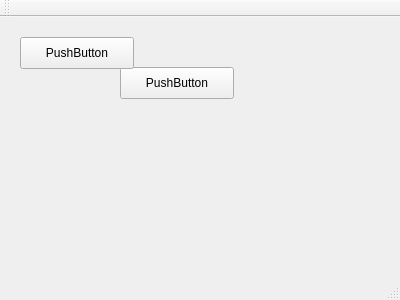
<?xml version="1.0" encoding="UTF-8"?>
<ui version="4.0">
 <class>MainWindow</class>
 <widget class="QMainWindow" name="MainWindow">
  <property name="geometry">
   <rect>
    <x>0</x>
    <y>0</y>
    <width>400</width>
    <height>300</height>
   </rect>
  </property>
  <property name="windowTitle">
   <string>MainWindow</string>
  </property>
  <widget class="QWidget" name="centralWidget">
   <widget class="QPushButton" name="pushButton">
    <property name="geometry">
     <rect>
      <x>120</x>
      <y>50</y>
      <width>114</width>
      <height>32</height>
     </rect>
    </property>
    <property name="text">
     <string>PushButton</string>
    </property>
   </widget>
   <widget class="QPushButton" name="pushButton_2">
    <property name="geometry">
     <rect>
      <x>20</x>
      <y>20</y>
      <width>114</width>
      <height>32</height>
     </rect>
    </property>
    <property name="text">
     <string>PushButton</string>
    </property>
   </widget>
  </widget>
  <widget class="QMenuBar" name="menuBar">
   <property name="geometry">
    <rect>
     <x>0</x>
     <y>0</y>
     <width>400</width>
     <height>22</height>
    </rect>
   </property>
  </widget>
  <widget class="QToolBar" name="mainToolBar">
   <attribute name="toolBarArea">
    <enum>TopToolBarArea</enum>
   </attribute>
   <attribute name="toolBarBreak">
    <bool>false</bool>
   </attribute>
  </widget>
  <widget class="QStatusBar" name="statusBar"/>
 </widget>
 <layoutdefault spacing="6" margin="11"/>
 <resources/>
 <connections/>
</ui>
